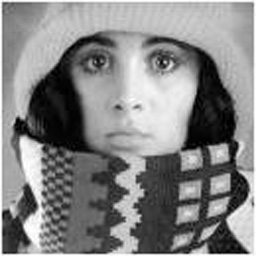
#> input picture images/1.jpg, 256 x 256 px, found by its file name
$ jupyter execute --allow-errors '第一次作业.ipynb'
#> lines starting #> are read from the running program, lines starting #| are printed output that depends on the picture; after the words box and inside, x2 and y2 are one past the last pixel; in counts of white or black regions, pixels touching at a corner belong together
[cell 1]
import os
import numpy as np

# 返回目录中所有图像的文件名列表
def get_imlist(path):
    return [os.path.join(path, f) for f in os.listdir(path) if f.endswith('.jpg')]

[cell 2]
get_imlist(r'E:\digital_image_process\images')

### 直方图均衡化

[cell 3]
from PIL import Image
from numpy import *
import matplotlib.pyplot as plt
import matplotlib.image as mpimg # mpimg 用于读取图片
def histeq(im, nbr_bins=256):
    # 计算图像的直方图
    imhist, bins = histogram(im.flatten(), nbr_bins)
    # 计算累计分布函数
    cdf = imhist.cumsum()

    # 归一化
    cdf = 255 * cdf / cdf[-1]

    # 使用累计分布函数的线性插值，计算新的像素值
    im2 = interp(im.flatten(), bins[:-1], cdf)

    return im2.reshape(im.shape), cdf

[cell 4]
src_im = np.array(mpimg.imread('E:\\digital_image_process\\images\\1.jpg'))
#> src_im is the input picture: shape (256, 256, 3); min 0, max 255, mean 131.8
gray_im = np.array(Image.open('E:\\digital_image_process\\images\\1.jpg').convert('L'))
im1, cdf = histeq(gray_im)
#> in histeq, `imhist, bins = histogram(im.flatten(), nbr_bins)`: imhist = 256 values, max 704 at index 195, min 52 at index 249, mean 256; bins = 257 values from 0 to 255
#> in histeq, `cdf = imhist.cumsum()`: cdf = 256 values from 157 to 65536
#> in histeq, `cdf = 255 * cdf / cdf[-1]`: cdf = 256 values from 0.611 to 255
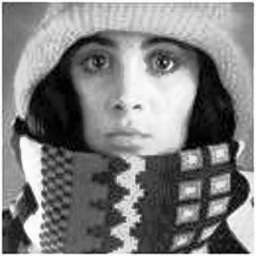
#> im1: shape (256, 256) float64; min 0.611, max 255, mean 128.8
#> cdf = 256 values from 0.611 to 255

[cell 5]
plt.figure(figsize=(10,5))
ax = plt.subplot(1,2,1)
ax.imshow(src_im)
ax = plt.subplot(1,2,2)
ax.hist(gray_im.flatten())
plt.show()
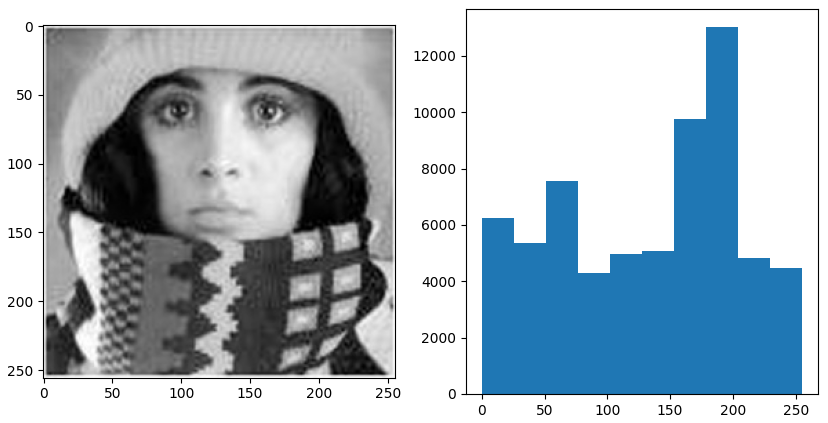
#> figure drawn by matplotlib, 2 panels; panel 2: tallest bar 13012 high, from x = 178.5 to 204

[cell 6]
plt.figure(figsize=(10,5))

ax = plt.subplot(1,2,1)
ax.imshow(src_im)
plt.axis('off')
ax = plt.subplot(1,2,2)
ax.hist(im1.flatten())
plt.axis('off')
plt.show()
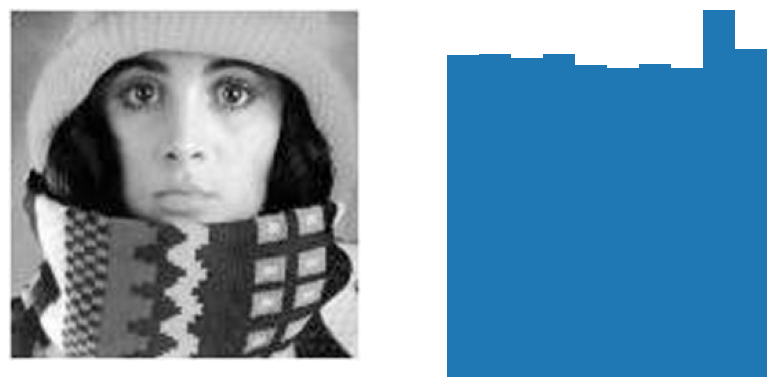
#> figure drawn by matplotlib, 2 panels

[cell 7]
for index in get_imlist(r'E:\digital_image_process\images')[3:6]:
#     src_im = np.array(Image.open(index))
    gray_im = np.array(Image.open(index).convert('L'))
    # 直方图均衡化
    out_im, cdf = histeq(gray_im)
    # 原图信息
    plt.figure(figsize=(10,5))
    ax = plt.subplot(1,2,1)
    # 不加cmap会显示错误
    plt.axis('off')
    ax.imshow(gray_im, cmap='gray')
    ax = plt.subplot(1,2,2)
    ax.hist(gray_im.flatten())
    plt.savefig("work1_result\\" + index.split('\\')[-1].split('.')[0] + '_src.jpg')
    # 变换后的信息
    plt.figure(figsize=(10,5))
    ax = plt.subplot(1,2,1)
    plt.axis('off')
    ax.imshow(out_im,cmap='gray')
    ax = plt.subplot(1,2,2)
    ax.hist(out_im.flatten())
    plt.savefig("work1_result\\" + index.split('\\')[-1].split('.')[0] + '_hist.jpg')

[cell 8]
index = get_imlist(r'E:\digital_image_process\images')
i = index[0].split('\\')[-1].split('.')[0] + '_hist.jpg'
i

[cell 9]
for index in get_imlist(r'E:\digital_image_process\images')[:3]:

$ run again, with images/2.jpg copied over images/1.jpg
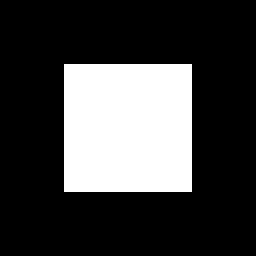
#> input picture images/2.jpg, 256 x 256 px, found by its file name
#> src_im is the input picture: shape (256, 256, 3); 25% white; 1 white region, box (x1, y1, x2, y2) and area: (64, 64, 192, 192) 16384
#> imhist = 256 values, max 49152 at index 0, min 0 at index 1, mean 256; bins = 257 values from 0 to 255
#> in histeq, `cdf = imhist.cumsum()`: cdf = 256 values from 49152 to 65536
#> in histeq, `cdf = 255 * cdf / cdf[-1]`: cdf = 256 values from 191.2 to 255
#> `plt.show()`:
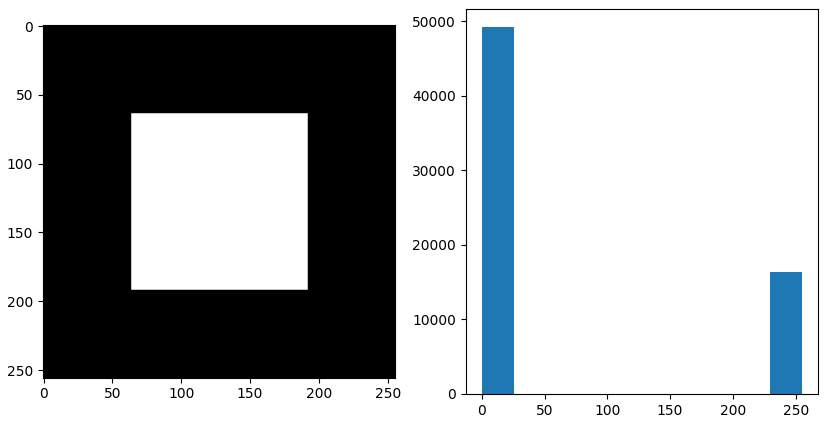
#> figure drawn by matplotlib, 2 panels; panel 2: tallest bar 49152 high, from x = 0 to 25.5
#> `plt.show()`:
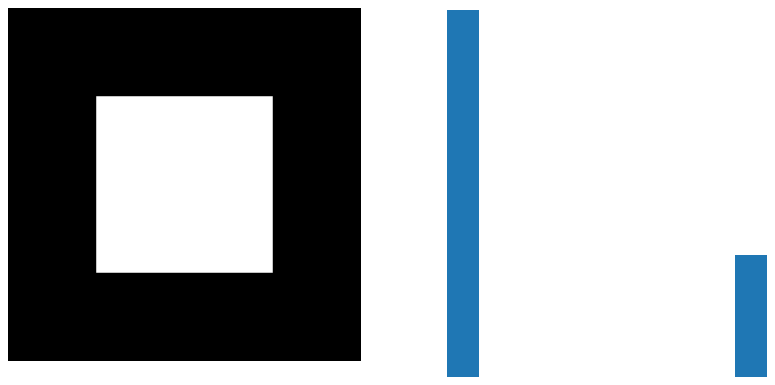
#> figure drawn by matplotlib, 2 panels

$ run again, with images/3.jpg copied over images/1.jpg
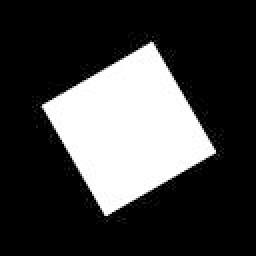
#> input picture images/3.jpg, 256 x 256 px, found by its file name
#> src_im is the input picture: shape (256, 256, 3); min 0, max 255, mean 64.4
#> imhist = 256 values, max 45815 at index 0, min 0 at index 51, mean 256; bins = 257 values from 0 to 255
#> in histeq, `cdf = imhist.cumsum()`: cdf = 256 values from 45815 to 65536
#> in histeq, `cdf = 255 * cdf / cdf[-1]`: cdf = 256 values from 178.3 to 255
#> `im1, cdf = histeq(gray_im)`:
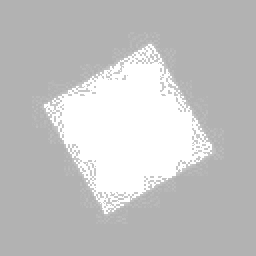
#> im1: shape (256, 256) float64; min 178.3, max 255, mean 195.8
#> `plt.show()`:
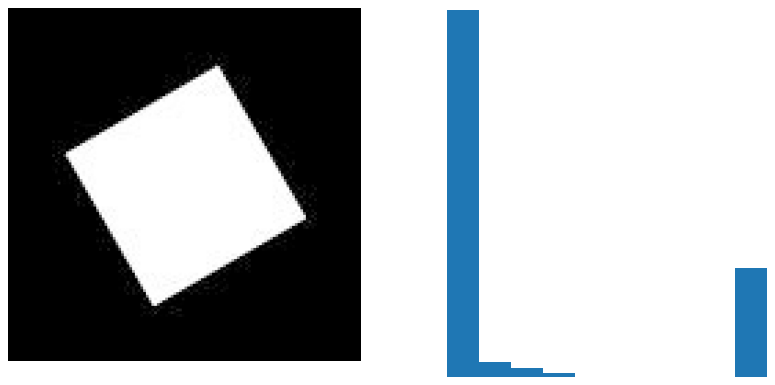
#> figure drawn by matplotlib, 2 panels

$ run again, with images/4.jpg copied over images/1.jpg
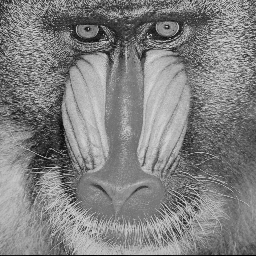
#> input picture images/4.jpg, 256 x 256 px, found by its file name
#> src_im is the input picture: shape (256, 256, 3); min 0, max 221, mean 128.8
#> imhist = 256 values, max 707 at index 140, min 0 at index 7, mean 256; bins = 257 values from 0 to 221
#> in histeq, `cdf = imhist.cumsum()`: cdf = 256 values from 20 to 65536
#> in histeq, `cdf = 255 * cdf / cdf[-1]`: cdf = 256 values from 0.0778 to 255
#> `im1, cdf = histeq(gray_im)`:
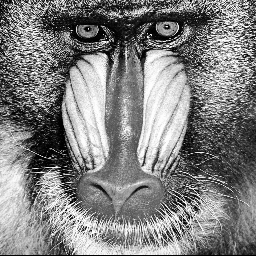
#> im1: shape (256, 256) float64; min 0.0778, max 255, mean 129
#> `plt.show()`:
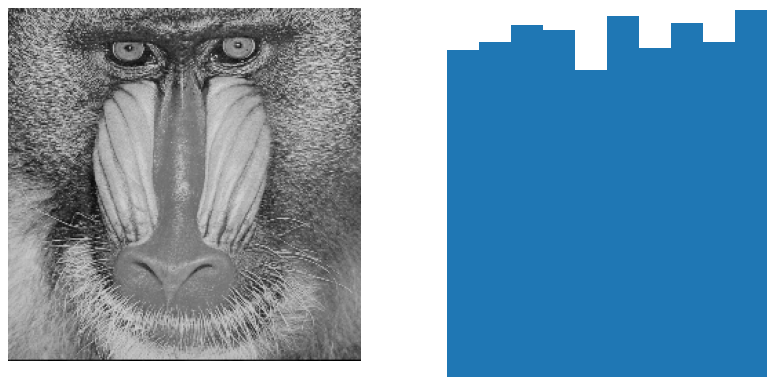
#> figure drawn by matplotlib, 2 panels
